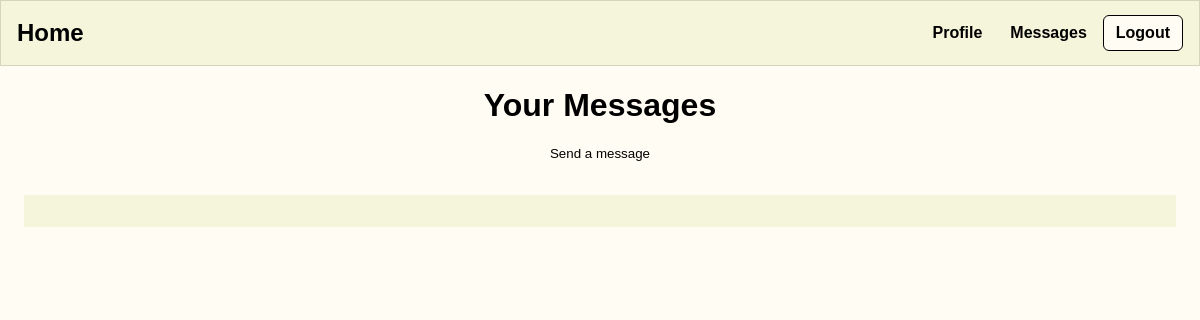
Before: /tutor/display-messages/1 (signed in) with the older database file.
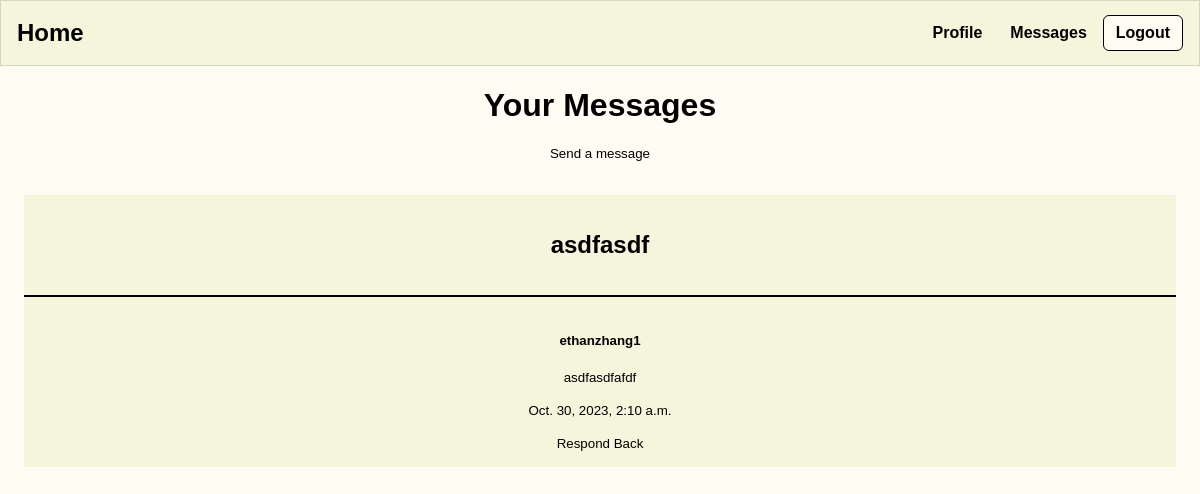
After: the same page with the newer database file.
### tutor/models.py (models this page shows)
class Message(models.Model):
    recipient = models.ForeignKey(User, on_delete=models.SET_NULL, null=True)
    title = models.CharField(max_length=200)
    body = models.TextField()
    sent = models.DateTimeField(auto_now_add=True)
    sender = models.CharField(max_length=100)

### tutor/views.py (the view)
# urls.py: path('display-messages/<str:pk>', displayMessages, name ='display-messages')
def displayMessages(request, pk):
    messages = Message.objects.all()
    context = {
        'messages': messages.filter(recipient=request.user)
    }
    return render(request, 'tutor/list_messages.html', context)

### tutor/templates/tutor/list_messages.html
{% extends 'main.html' %}
{% block content %}
<center>
    <center><h1>Your Messages</h1></center>
    <center><small><a href="{% url 'tutor:create-message' %}">Send a message</a></small></center><br>
    <article class="media content-section">
        <div class = "media-body">
            {% for message in messages %}
                <h1>{{message.title}}</h1>
                <hr>
                <h5>{{ message.sender }}</h5>
                <small>{{ message.body }}</small><br><br>
                <small>{{message.sent}}</small><br><br>
                <small><a href="{% url 'tutor:create-message' %}">Respond Back</a></small>
            {% endfor %}
        </div>
    </article>
</center>
{% endblock content %}

### templates/main.html (shortened to what this page needs)
{% load static %}
<html lang="en">
<head>
    <link rel = 'stylesheet' type = 'text/css' media="screen" href="{% static 'styles/main.css' %}">
</head>
<body>
    {% include 'navbar.html' %}
    <div class="wrapper">
        {% block content %}
        {% endblock content %}
    </div>
</body>
</html>

### templates/navbar.html
{% if request.user.is_authenticated %}
  <nav class="topnav">
      <a  href="{% url 'questions:home' %}">Home</a>
      <a href="{% url 'questions:profile' request.user.id %}">Profile</a>
      <a href="{% url 'tutor:display-messages' request.user.id %}">Messages</a>
      <a href="{% url 'questions:logout' %}">Logout</a>
  </nav>
{% else %}
  <nav class="topnav">
      <a href="{% url 'questions:home' %}">Home</a>
      <a href="{% url 'questions:login' %}">Login</a>
  </nav>
{% endif %}

### static/styles/main.css (style rules this page uses)
a { color: #71c6dd; text-decoration: None; }
:root { --primary: #fffcf3; --secondary: #fff; --font-color: #000; --accent: #f5f5dc; }
nav > a { color: var(--font-color) }
body { color: var(--font-color); font-family: sans-serif; background: var(--primary); margin: 0; }
.wrapper { margin: 8px; }
h1, h2 { text-align: center; }
article { padding: 1rem 0; margin: 1rem; background-color: var(--accent); }
hr { height: 2px; margin: 2.25rem 0; border: none; background-color: var(--font-color); }
a { color: var(--font-color); text-decoration: none; }
nav { height: 4rem; max-width: 100%; padding: 0 1rem; display: flex; align-items: center; gap: 1rem; font-weight: bold; background-color: var(--accent); border: 1px solid #0002; }
nav a:first-child { font-size: 1.5rem; }
nav a:nth-child(2) { margin-left: auto; padding: 8px 12px; }
nav a:last-of-type { background-color: var(--primary); border: 1px solid var(--font-color); border-radius: 6px; padding: 8px 12px; }

Changed rows visible on the page:
added Message: title "asdfasdf", sender "ethanzhang1", body "asdfasdfafdf", sent "Oct. 30, 2023, 2:10 a.m."
